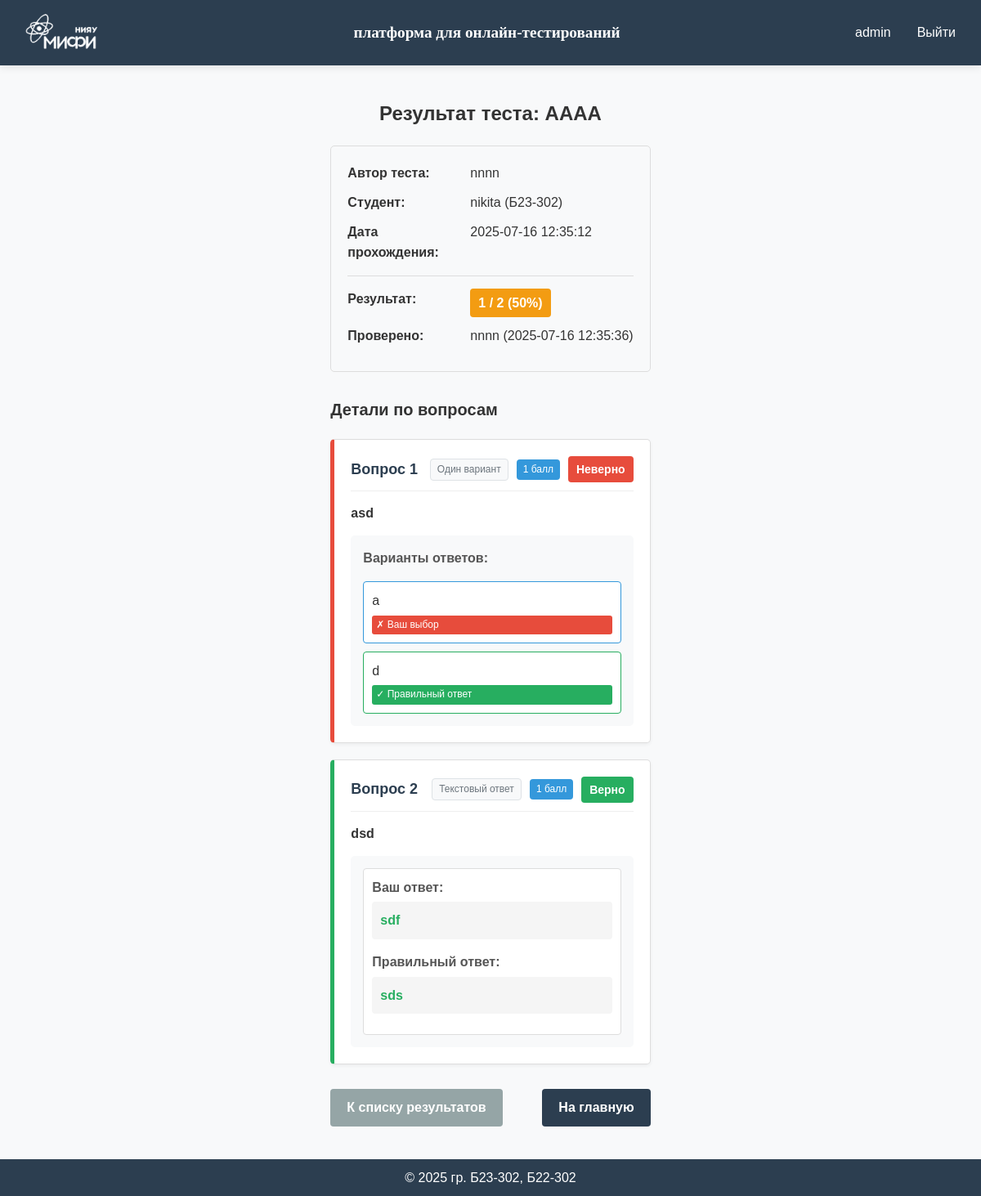
Page /result/6 (signed in) on the committed database.
### app/models.py (models this page shows, shortened)
class User(db.Model, UserMixin):
    id = db.Column(db.Integer, primary_key=True)
    username = db.Column(db.String(80), unique=True, nullable=False)
    password_hash = db.Column(db.String(128), nullable=False)
    role = db.Column(db.String(20), nullable=False, default='user')
    group = db.Column(db.String(7), default="")

class Test(db.Model):
    __tablename__ = 'tests'  # Изменяем имя таблицы на 'tests'
    id = db.Column(db.Integer, primary_key=True)
    test_author = db.Column(db.String(80), nullable=False)
    test_info = db.Column(db.Text)  # Для SQLite используем Text вместо JSON
    groups = db.Column(db.Text)  # Переименовано с test_groups на groups

class TestResult(db.Model):
    __tablename__ = 'test_results'
    id = db.Column(db.Integer, primary_key=True)
    test_id = db.Column(db.Integer, db.ForeignKey('tests.id'), nullable=False)
    student_id = db.Column(db.Integer, db.ForeignKey('user.id'), nullable=False)
    test_result = db.Column(db.Text)  # Для SQLite используем Text вместо JSON для хранения результатов
    created_at = db.Column(db.DateTime, default=db.func.current_timestamp())
    is_graded = db.Column(db.Boolean, default=False)  # Флаг, указывающий, проверен ли тест вручную
    manual_score = db.Column(db.Integer, nullable=True)  # Оценка, выставленная вручную
    graded_at = db.Column(db.DateTime, nullable=True)  # Когда был проверен тест
    graded_by = db.Column(db.String(80), nullable=True)  # Кто проверил тест
    test = db.relationship('Test', backref=db.backref('results', lazy=True))
    student = db.relationship('User', backref=db.backref('test_results', lazy=True))

### app/pass_tests/routes.py (the view)
@pass_tests_bp.route('/result/<int:result_id>')
@login_required
def view_result(result_id):
    result = TestResult.query.get_or_404(result_id)
    if result.student_id != current_user.id and current_user.role != 'admin':
        flash('У вас нет доступа к этому результату.', 'danger')
        return redirect(url_for('pass_tests.results'))
    test = Test.query.get(result.test_id)
    if not test:
        flash('Тест не найден.', 'danger')
        return redirect(url_for('pass_tests.results'))
    test_info = json.loads(test.test_info)
    result_data = json.loads(result.test_result)
    return render_template('pass_tests/view_result.html',
                          test_name=test_info.get('name', 'Без названия'),
                          test_author=test.test_author,
                          result=result_data,
                          result_id=result.id,
                          test_id=test.id,
                          student=User.query.get(result.student_id),
                          is_graded=result.is_graded,
                          graded_by=result.graded_by,
                          graded_at=result.graded_at.strftime('%Y-%m-%d %H:%M:%S') if result.graded_at else None)

### app/models.py (called while the page is built)
@login_manager.user_loader
def load_user(user_id):
    return User.query.get(int(user_id))

### app/templates/pass_tests/view_result.html (shortened to what this page needs)
{% extends "base.html" %}
{% block content %}
<div class="result-detail">
    <h1 class="page-title">Результат теста: {{ test_name }}</h1>
    <div class="result-summary">
        <div class="summary-item">
            <span class="label">Автор теста:</span>
            <span class="value">{{ test_author }}</span>
        </div>
        <div class="summary-item">
            <span class="label">Студент:</span>
            <span class="value">{{ student.username }} ({{ student.group }})</span>
        </div>
        <div class="summary-item">
            <span class="label">Дата прохождения:</span>
            <span class="value">{{ result.completed_at }}</span>
        </div>
        <div class="summary-item score-item">
            <span class="label">Результат:</span>
            <span class="value score {% if result.percentage >= 70 %}good-score{% elif result.percentage >= 40 %}average-score{% else %}poor-score{% endif %}">
                {{ result.score }} / {{ result.total }} ({{ result.percentage }}%)
            </span>
        </div>
        {% if is_graded %}
        <div class="summary-item">
            <span class="label">Проверено:</span>
            <span class="value">{{ graded_by }} ({{ graded_at }})</span>
        </div>
        {% endif %}
    </div>
    <h2 class="section-title">Детали по вопросам</h2>
    <div class="questions-detail">
        {% for question_result in result.questions %}
            <div class="question-card {% if question_result.is_correct %}correct-answer{% else %}wrong-answer{% endif %}">
                <div class="question-header">
                    <h3>Вопрос {{ loop.index }}</h3>
                    <div class="question-info">
                        <span class="question-type-badge">
                            {% if question_result.type == 'single' %}
                                Один вариант
                            {% elif question_result.type == 'multiple' %}
                                Несколько вариантов
                            {% elif question_result.type == 'text' %}
                                Текстовый ответ
                            {% endif %}
                        </span>
                        <span class="points-badge">
                            {{ question_result.points }} балл{% if question_result.points > 1 %}{% if question_result.points < 5 %}а{% else %}ов{% endif %}{% endif %}
                        </span>
                        <span class="result-badge {% if question_result.is_correct %}correct{% else %}wrong{% endif %}">
                            {% if question_result.is_correct %}Верно{% else %}Неверно{% endif %}
                        </span>
                    </div>
                </div>
                <div class="question-text">
                    {{ question_result.question }}
                </div>
                <div class="answer-detail">
                    {% if question_result.type == 'single' %}
                        <div class="options-list">
                            <h4>Варианты ответов:</h4>
                            <div class="options-grid">
                                {% for option in question_result.options %}
                                    <div class="option-item {% if option == question_result.user_answer %}user-selected{% endif %} {% if option == question_result.correct_answer %}correct-option{% endif %}">
                                        {{ option }}
                                        {% if option == question_result.user_answer and option == question_result.correct_answer %}
                                            <span class="option-badge correct">✓ Ваш выбор (верно)</span>
                                        {% elif option == question_result.user_answer %}
                                            <span class="option-badge wrong">✗ Ваш выбор</span>
                                        {% elif option == question_result.correct_answer %}
                                            <span class="option-badge correct">✓ Правильный ответ</span>
                                        {% endif %}
                                    </div>
                                {% endfor %}
                            </div>
                        </div>
                    {% elif question_result.type == 'text' %}
                        <div class="text-answer-detail">
                            <div class="answer-item">
                                <span class="answer-label">Ваш ответ:</span>
                                <span class="answer-value {% if question_result.is_correct %}correct-text{% else %}wrong-text{% endif %}">
                                    {{ question_result.user_answer or '<Нет ответа>' }}
                                </span>
                            </div>
                            <div class="answer-item">
                                <span class="answer-label">Правильный ответ:</span>
                                <span class="answer-value correct-text">
                                    {{ question_result.correct_answer }}
                                </span>
                            </div>
                        </div>
                    {% endif %}
                </div>
            </div>
        {% endfor %}
    </div>
    <div class="back-links">
        <a href="{{ url_for('pass_tests.results') }}" class="btn btn-secondary">К списку результатов</a>
        <a href="{{ url_for('main.index') }}" class="btn btn-primary">На главную</a>
    </div>
</div>
{% endblock %}

### app/templates/base.html (shortened to what this page needs)
<!DOCTYPE html>
<html lang="ru">
<head>
    <link rel="stylesheet" href="{{ url_for('static', filename='css/style.css') }}">
</head>
<body>
    <div class="page-wrapper">
        <header class="header">
            <div class="container">
                <img src="{{ url_for('static', filename='images/logo-mini-without (1).png') }}" class="mephi"/>
                <a href="{{ url_for('main.index') }}" class="logo">платформа для онлайн-тестирований</a>
                <nav class="nav">
                    {% if current_user.is_authenticated %}
                        <span class="username">{{ current_user.username }}</span>
                        <a href="{{ url_for('auth.logout') }}" class="nav-link">Выйти</a>
                    {% else %}
                        <a href="{{ url_for('auth.login') }}" class="nav-link">Войти</a>
                        <a href="{{ url_for('auth.register') }}" class="btn btn-primary">Зарегистрироваться</a>
                    {% endif %}
                </nav>
            </div>
        </header>
        <main class="main-content">
            <div class="container">
                {% block content %}{% endblock %}
            </div>
        </main>
        <footer class="footer">
            <div class="container">
                <p>&copy; 2025 гр. Б23-302, Б22-302</p>
            </div>
        </footer>
    </div>
</body>
</html>

### app/static/css/style.css (style rules this page uses)
:root { --primary-color: #4a6bff; --secondary-color: #6c757d; --success-color: #28a745; --danger-color: #dc3545; --light-color: #f8f9fa; --dark-color: #2c3e50; --text-color: #333; --border-radius: 4px; --box-shadow: 0 2px 10px rgba(0, 0, 0, 0.1); --transition: all 0.3s ease; }
* { margin: 0; padding: 0; box-sizing: border-box; }
html, body { height: 100%; }
body { font-family: Helvetica; line-height: 1.6; color: var(--text-color); background-color: var(--light-color); display: flex; flex-direction: column; }
.page-wrapper { display: flex; flex-direction: column; min-height: 100vh; }
.header { background-color: var(--dark-color); color: white; padding: 10px 0; box-shadow: var(--box-shadow); position: sticky; top: 0; z-index: 100; }
.header .container { display: flex; justify-content: space-between; align-items: center; max-width: 1200px; margin: 0 auto; padding: 0 15px; }
.mephi { height: 60px; width: auto; }
.logo { color: white; font-size: 1.2rem; font-weight: bold; font-family: Verdana; text-decoration: none; margin-left: 10px; }
.nav { display: flex; align-items: center; gap: 1rem; }
.nav-link, .btn { color: white; text-decoration: none; padding: 0.5rem 1rem; border-radius: var(--border-radius); transition: var(--transition); }
.btn-primary { background-color: var(--primary-color); }
.main-content { flex: 1; display: flex; justify-content: center; align-items: center; padding: 20px; }
.footer { background-color: var(--dark-color); color: white; padding: 10px 0; text-align: center; }
.footer .container { max-width: 1200px; margin: 0 auto; padding: 0 15px; }

### rows in the picture
User: username "admin"
Test: test_author "nnnn"
User: username "nikita", group "Б23-302"
TestResult: graded_by "nnnn"

### other values in the picture
{{ test_name }} "AAAA"
{{ result.completed_at }} "2025-07-16 12:35:12"
{{ result.score }} "1"
{{ result.total }} "2"
{{ result.percentage }} "50"
{{ graded_at }} "2025-07-16 12:35:36"
{{ question_result.points }} "1" "1"
{{ question_result.question }} "asd" "dsd"
{{ option }} "a" "d"
{{ question_result.user_answer or '<Нет ответа>' }} "sdf"
{{ question_result.correct_answer }} "sds"
